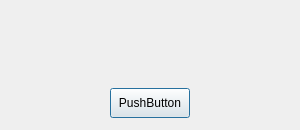
<?xml version="1.0" encoding="UTF-8"?>
<ui version="4.0">
 <class>Dialog</class>
 <widget class="QDialog" name="Dialog">
  <property name="geometry">
   <rect>
    <x>0</x>
    <y>0</y>
    <width>300</width>
    <height>130</height>
   </rect>
  </property>
  <property name="minimumSize">
   <size>
    <width>300</width>
    <height>130</height>
   </size>
  </property>
  <property name="maximumSize">
   <size>
    <width>300</width>
    <height>130</height>
   </size>
  </property>
  <property name="windowTitle">
   <string>Dialog</string>
  </property>
  <layout class="QHBoxLayout" name="horizontalLayout_3">
   <item>
    <layout class="QVBoxLayout" name="verticalLayout">
     <property name="spacing">
      <number>0</number>
     </property>
     <item>
      <widget class="QWidget" name="body" native="true">
       <property name="maximumSize">
        <size>
         <width>16777215</width>
         <height>100</height>
        </size>
       </property>
       <layout class="QHBoxLayout" name="horizontalLayout_2">
        <item>
         <widget class="QLabel" name="icon_success">
          <property name="minimumSize">
           <size>
            <width>30</width>
            <height>40</height>
           </size>
          </property>
          <property name="maximumSize">
           <size>
            <width>40</width>
            <height>40</height>
           </size>
          </property>
          <property name="text">
           <string/>
          </property>
          <property name="pixmap">
           <pixmap resource="source/icons.qrc">:/icons/success.svg</pixmap>
          </property>
          <property name="scaledContents">
           <bool>true</bool>
          </property>
         </widget>
        </item>
        <item>
         <widget class="QLabel" name="label_2">
          <property name="maximumSize">
           <size>
            <width>100000</width>
            <height>30</height>
           </size>
          </property>
          <property name="text">
           <string/>
          </property>
          <property name="alignment">
           <set>Qt::AlignCenter</set>
          </property>
         </widget>
        </item>
       </layout>
      </widget>
     </item>
     <item>
      <widget class="QWidget" name="boton" native="true">
       <property name="maximumSize">
        <size>
         <width>16777215</width>
         <height>40</height>
        </size>
       </property>
       <layout class="QHBoxLayout" name="horizontalLayout">
        <property name="spacing">
         <number>0</number>
        </property>
        <item>
         <spacer name="horizontalSpacer">
          <property name="orientation">
           <enum>Qt::Horizontal</enum>
          </property>
          <property name="sizeHint" stdset="0">
           <size>
            <width>40</width>
            <height>20</height>
           </size>
          </property>
         </spacer>
        </item>
        <item>
         <widget class="QPushButton" name="pushButton">
          <property name="minimumSize">
           <size>
            <width>80</width>
            <height>30</height>
           </size>
          </property>
          <property name="text">
           <string>PushButton</string>
          </property>
         </widget>
        </item>
        <item>
         <spacer name="horizontalSpacer_2">
          <property name="orientation">
           <enum>Qt::Horizontal</enum>
          </property>
          <property name="sizeHint" stdset="0">
           <size>
            <width>40</width>
            <height>20</height>
           </size>
          </property>
         </spacer>
        </item>
       </layout>
      </widget>
     </item>
    </layout>
   </item>
  </layout>
 </widget>
 <resources>
  <include location="source/icons.qrc"/>
 </resources>
 <connections>
  <connection>
   <sender>pushButton</sender>
   <signal>clicked()</signal>
   <receiver>Dialog</receiver>
   <slot>close()</slot>
   <hints>
    <hint type="sourcelabel">
     <x>154</x>
     <y>102</y>
    </hint>
    <hint type="destinationlabel">
     <x>154</x>
     <y>142</y>
    </hint>
   </hints>
  </connection>
 </connections>
 <slots>
  <signal>signal1()</signal>
 </slots>
</ui>
